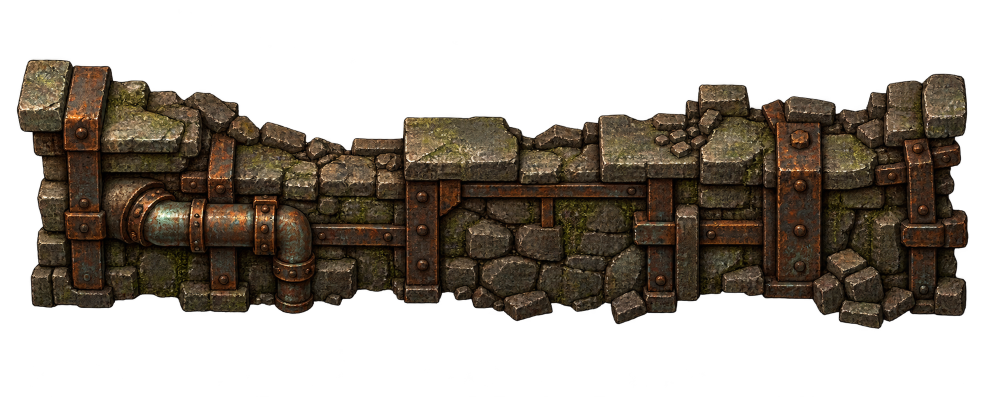
#> input picture fundo_ferro_standalone/assets/fundo_wall.png, 1983 x 793 px, found by its file name (shown at 1/2 size)
$ python crop_wall_mid.py
#> lines starting #> are read from the running program, lines starting #| are printed output that depends on the picture
from PIL import Image

wall = Image.open('fundo_ferro_standalone/assets/fundo_wall.png').convert("RGBA")
#> wall is the input picture: PIL image 1983x793 RGBA; mean R, G, B, A 32, 24.8, 16.5, 119.7

# Em fundo_wall:
# Colunas 800 a 1600: como é essa parede?
crop_mid = wall.crop((800, 14, 1500, 600))
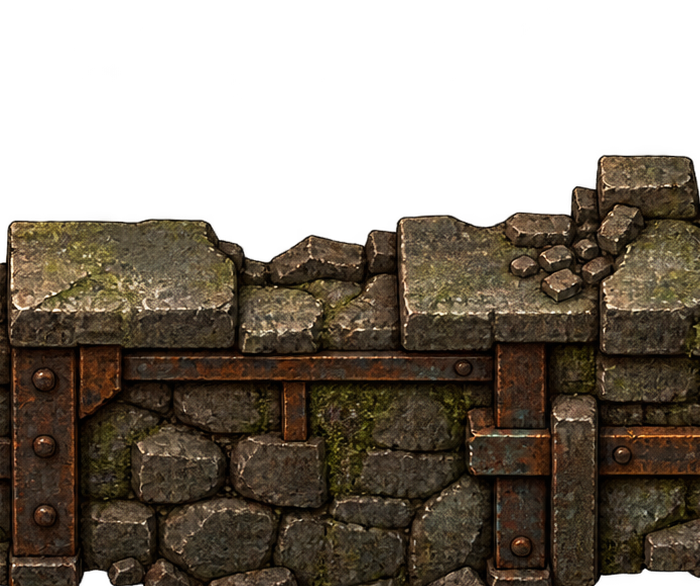
#> crop_mid: PIL image 700x586 RGBA; mean R, G, B, A 42.6, 33.9, 22.9, 158.3; transparent parts drawn white
crop_mid.save('scratch/wall_mid_pure.png')
print("Salvo scratch/wall_mid_pure.png")

$ run again, with fundo_ferro_standalone/assets/bench.png copied over fundo_ferro_standalone/assets/fundo_wall.png
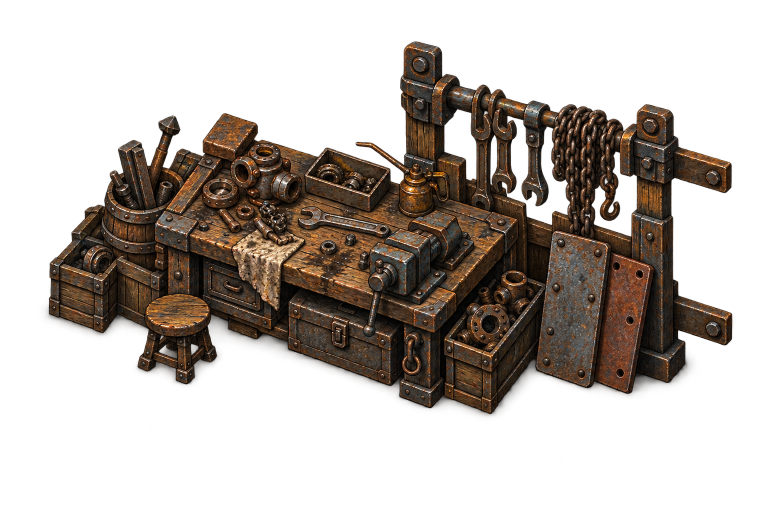
#> input picture fundo_ferro_standalone/assets/bench.png, 1536 x 1024 px, found by its file name (shown at 1/2 size)
#> wall is the input picture: PIL image 1536x1024 RGBA; mean R, G, B, A 39.5, 28.6, 19.9, 93.8
#> `crop_mid = wall.crop((800, 14, 1500, 600))`:
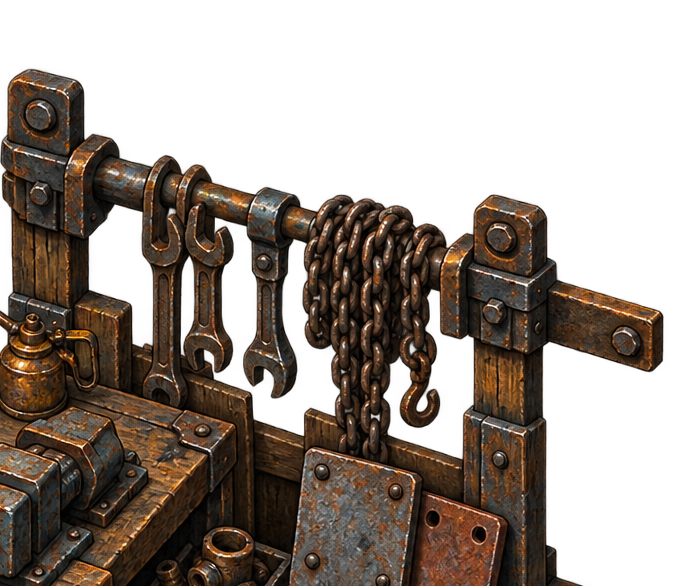
#> crop_mid: PIL image 700x586 RGBA; mean R, G, B, A 54, 39.4, 27.9, 127.1; transparent parts drawn white

$ run again, with fundo_ferro_standalone/assets/bomba_esgoto.png copied over fundo_ferro_standalone/assets/fundo_wall.png
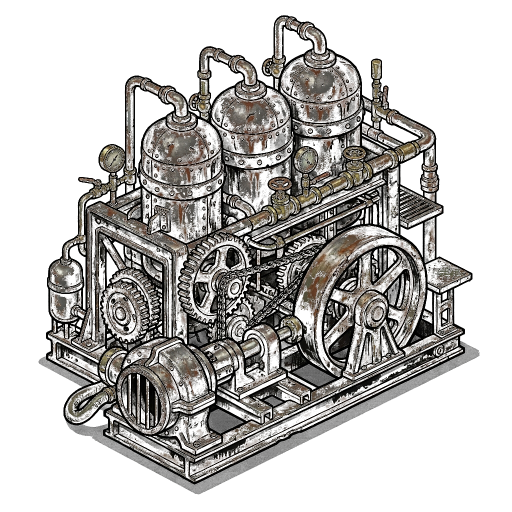
#> input picture fundo_ferro_standalone/assets/bomba_esgoto.png, 1024 x 1024 px, found by its file name (shown at 1/2 size)
#> wall is the input picture: PIL image 1024x1024 RGBA; mean R, G, B, A 46.2, 43.5, 40.3, 78.9
#> `crop_mid = wall.crop((800, 14, 1500, 600))`:
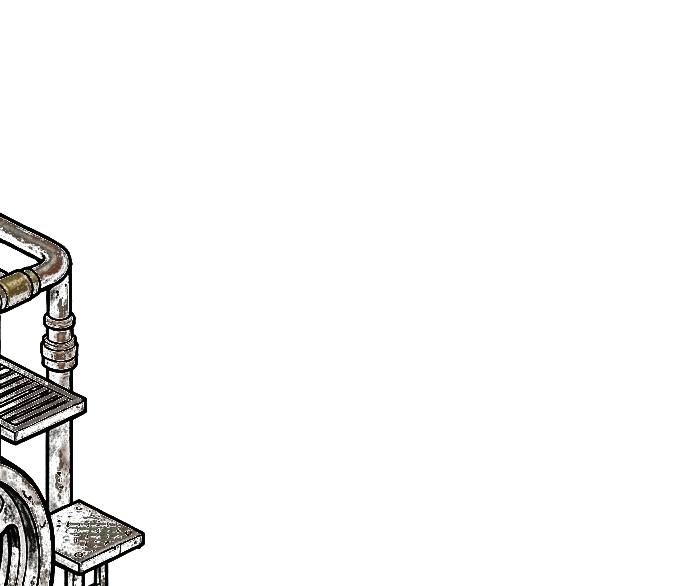
#> crop_mid: PIL image 700x586 RGBA; mean R, G, B, A 14.6, 14.2, 13.8, 10; transparent parts drawn white
